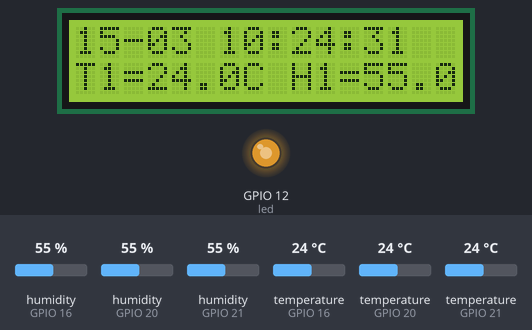
This program was run on a simulated Raspberry Pi (BCM pin numbers). Shown: 16×2 character LCD, output pins drawn as LEDs (lit = HIGH). Inputs (shaded band) come from the test bench; at power-on: humidity (sensors on GPIO 16, GPIO 20, GPIO 21) 55 %, temperature (sensors on GPIO 16, GPIO 20, GPIO 21) 24 °C. The clock reads 2024-03-15 10:24:30 at power-on unless the program sets it; files the program writes start out absent; what the program prints to the terminal is not drawn.

Above: at 2.1 s.
2.2 s: humidity (sensor on GPIO 16) set to 22 %
At 16.1 s:
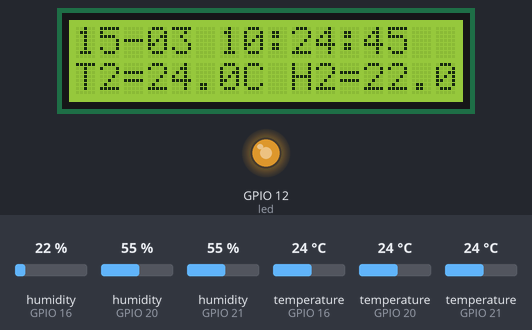
16.2 s: humidity (sensor on GPIO 20) set to 22 %
At 30.1 s:
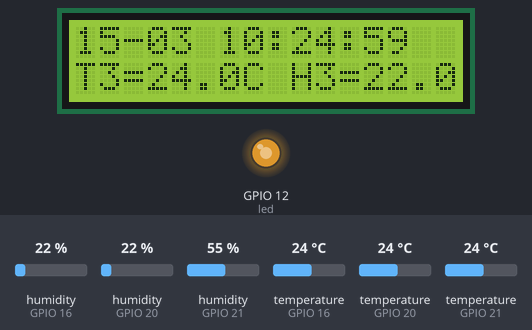
30.2 s: humidity (sensor on GPIO 21) set to 22 %
At 44.1 s:
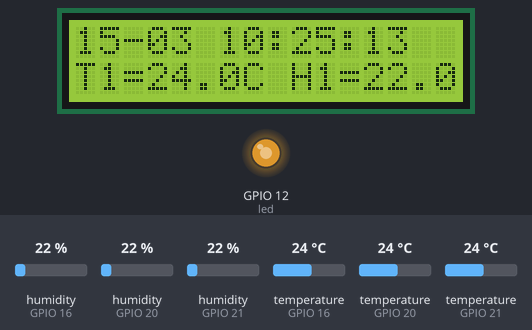
44.2 s: temperature (sensor on GPIO 16) set to 12 °C
At 50.4 s:
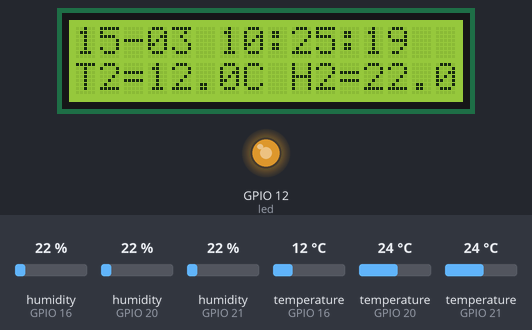
53.6 s: temperature (sensor on GPIO 20) set to 12 °C
At 64.1 s:
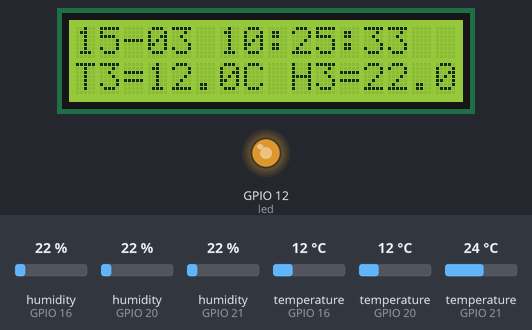
64.2 s: temperature (sensor on GPIO 21) set to 12 °C
At 78.6 s:
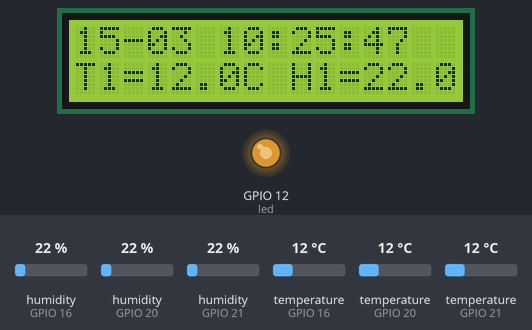

The program:

lcd_service.py
```python
import sys
import time
import datetime
import board
import digitalio
import Adafruit_DHT

#from lirc import RawConnection
#conn = RawConnection()
#def GetIrCode():
#    global conn
#    try:
#        keypress = conn.readline(.0001)
#    except:
#        keypress=""
#    if (keypress != "" and keypress != None):
#        data = keypress.split()
#        sequence = data[1]
#        command = data[2]
#        return command
#    return '00'

# Backlight PWM:
from gpiozero import PWMLED
from time import sleep
led = PWMLED(12)
led.value = 0.7

lcd_rs = digitalio.DigitalInOut(board.D26)
lcd_en = digitalio.DigitalInOut(board.D19)
lcd_d7 = digitalio.DigitalInOut(board.D11)
lcd_d6 = digitalio.DigitalInOut(board.D5)
lcd_d5 = digitalio.DigitalInOut(board.D6)
lcd_d4 = digitalio.DigitalInOut(board.D13)
lcd_columns = 16
lcd_rows = 2

import adafruit_character_lcd.character_lcd as characterlcd
lcd = characterlcd.Character_LCD_Mono(lcd_rs, lcd_en, lcd_d4, lcd_d5, lcd_d6, lcd_d7, lcd_columns, lcd_rows)

log_to_file = 1
timeout = 2
marker = 0
temp_in = ""

def clamp(minvalue, value, maxvalue):
    return max(minvalue, min(value, maxvalue))

marker_chars = ['-', '\\', '|', '/', '-', '\\', '|', '/' ]

#lcd.write_string("Starting...")
file = open("log_lcd.txt","w", buffering=1)
flip = 0
mode = 0
real_counter = 0
line = "Not set yet"
timestamp = "00-00 00:00:00"
NUM_STATES = 1
unit = 'C'

try:
    while True:
        ircode = '00'#GetIrCode()
        if ircode != '00':
            print(ircode)
            if ircode == 'CD_TRACK+':
                mode += 1
            if ircode == 'CD_TRACK-':
                mode -= 1
            ircode = '00'
            print("mode: %s" %mode)
        if (real_counter % 10) == 0:
            humidity1, temperature1 = Adafruit_DHT.read_retry(22, 21)
            humidity2, temperature2 = Adafruit_DHT.read_retry(22, 16)
            humidity3, temperature3 = Adafruit_DHT.read_retry(22, 20)
            #temperature, unit = (9/5) * temperature + 32, 'F'
        x = datetime.datetime.now()
        timestamp = x.strftime("%d-%m %H:%M:%S") + 16 * " "
        line = 16 * ' '
        if mode == 0:
            if (real_counter % 9) < 3:
                humidity, temperature = humidity1, temperature1
                line = 'T1=%.1f%s H1=%.1f' %(temperature, unit, humidity)
            elif (real_counter % 9) < 6:
                humidity, temperature = humidity2, temperature2
                line = 'T2=%.1f%s H2=%.1f' %(temperature, unit, humidity)
            else:
                humidity, temperature = humidity3, temperature3
                line = 'T3=%.1f%s H3=%.1f' %(temperature, unit, humidity)
        elif mode == 1:
            #temp C
            f = open("files/data_temp_c.txt", "r")
            temp_c = f.readline().strip()
            f.close()
            line =  "Temp: %4.1f C" %(float(temp_c))
        elif mode == 2:
            f = open("files/data_temp_f.txt", "r")
            temp_f = f.readline().strip()
            f.close()
            line =  "Temp: %4.1f F" %(float(temp_f))
        elif mode == 3:
            f = open("files/INTC.txt", "r")
            intc = f.readline().strip()
            f.close()
            line =  "INTC: %.02f $" %(float(intc))
        elif mode == 4:
            f = open("files/IPIX.txt", "r")
            ipix = f.readline().strip()
            f.close()
            line =  "IPIX: %.02f $" %(float(ipix))
        elif mode == 5:
            f = open("files/voltage.txt", "r")
            volt = f.readline().strip()
            f.close()
            line =  "Voltage: %.02f V" %(float(volt))
        line = line + 16 * " "
        timestamp = timestamp[:15] + '\n'
        str = timestamp[:16] + line[:16]
        lcd.message =  str
        print("%s: %s" %(timestamp.strip(), line.strip()))
        time.sleep(1.0)
#        counter = (counter + 1) % NUM_STATES
        real_counter += 1
except KeyboardInterrupt:
    print("Closed by user\n")
    lcd.message = "Closed by user"
    file.write("%s - Closed by user\n" %(timestamp))
    file.close()
except:
    print("ERROR on line: [%s]\n" %(line))
    lcd.message = "ERROR on:\n" + line
    file.write("ERROR on line: [%s]\n" %(line))
    file.close()
finally:
    pass
```

Measured:
- what the display in image 4 shows lasts 1.0 s, from 49.7 s to 50.7 s
